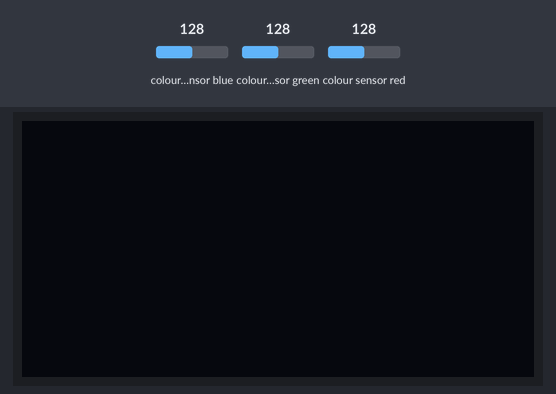
A sketch run on a simulated Arduino Uno, built with avr-gcc and run on an emulated ATmega328P. Parts: 128×64 one-colour display. Wiring (inferred from the names in the program): TCS3200 colour sensor: output pin 8; S2 pin 6; S3 pin 7; S0 pin 4; S1 pin 5. The inputs (shaded band) are chosen by the test bench; at power-on: colour sensor blue 128, colour sensor red 128, colour sensor green 128.

Above: at 1.2 s.
1.3 s: colour sensor blue set to 191
At 1.45 s:
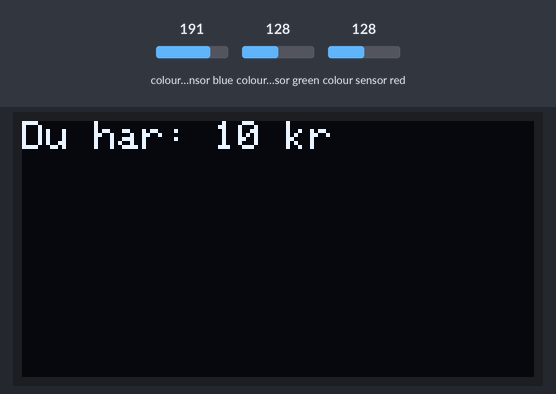
3.2 s: colour sensor red set to 250
At 3.37 s:
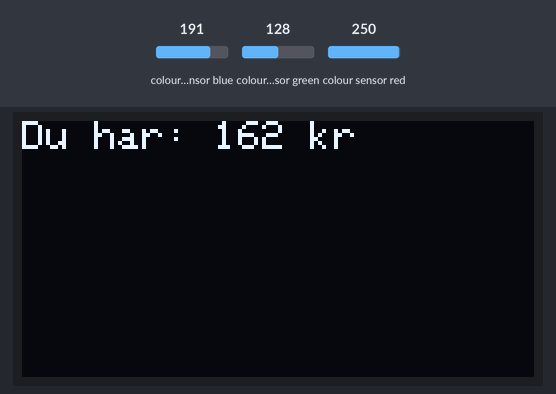
4.8 s: colour sensor blue set to 5
At 4.9 s:
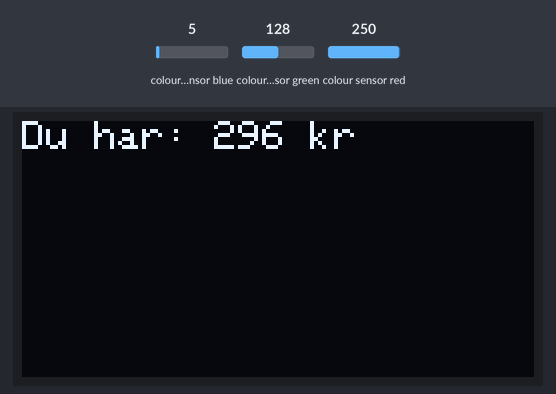

The sketch:

sketch_mar27a.ino
```cpp
#include <Wire.h>
#include <Adafruit_GFX.h>
#include <Adafruit_SSD1306.h>

// TCS230 or TCS3200 pins wiring to Arduino
#define S0 4
#define S1 5
#define S2 6
#define S3 7
#define sensorOut 8

// OLED-skärmens inställningar
#define SCREEN_WIDTH 128
#define SCREEN_HEIGHT 64
#define OLED_RESET    -1
Adafruit_SSD1306 display(SCREEN_WIDTH, SCREEN_HEIGHT, &Wire, OLED_RESET);

// Frekvenser för färger
int redFrequency = 0;
int greenFrequency = 0;
int blueFrequency = 0;

// Totala summan av färger
int totalSum = 0;

// Tröskelvärden för färgigenkänning
int redThresholdMin = 21;
int redThresholdMax = 23;
int greenThresholdMin = 32;
int greenThresholdMax = 34;
int blueThresholdMin = 25;
int blueThresholdMax = 28;

// Variabel för att hålla koll på om en giltig färg har upptäckts
bool validColorDetected = false;

void setup() {
  // Starta seriell kommunikation
  Serial.begin(9600);

  // Starta OLED-skärmen
  if(!display.begin(SSD1306_SWITCHCAPVCC, 0x3C)) {
    Serial.println(F("SSD1306 allocation failed"));
    for(;;);
  }

  // Rensa skärmen
  display.clearDisplay();
  display.display();

  // Inställningar för färgsensorn
  pinMode(S0, OUTPUT);
  pinMode(S1, OUTPUT);
  pinMode(S2, OUTPUT);
  pinMode(S3, OUTPUT);
  pinMode(sensorOut, INPUT);

  // Sätta frekvensskalningen till 20%
  digitalWrite(S0,HIGH);
  digitalWrite(S1,LOW);
}

void loop() {
  // Läs röd färg
  digitalWrite(S2,LOW);
  digitalWrite(S3,LOW);
  redFrequency = pulseIn(sensorOut, LOW);
  if(redFrequency >= redThresholdMin && redFrequency <= redThresholdMax) {
    totalSum += 2;
    validColorDetected = true;
  }

  // Läs grön färg
  digitalWrite(S2,HIGH);
  digitalWrite(S3,HIGH);
  greenFrequency = pulseIn(sensorOut, LOW);
  if(greenFrequency >= greenThresholdMin && greenFrequency <= greenThresholdMax) {
    totalSum += 5;
    validColorDetected = true;
  }

  // Läs blå färg
  digitalWrite(S2,LOW);
  digitalWrite(S3,HIGH);
  blueFrequency = pulseIn(sensorOut, LOW);
  if(blueFrequency >= blueThresholdMin && blueFrequency <= blueThresholdMax) {
    totalSum += 10;
    validColorDetected = true;
  }

  // Uppdatera OLED-skärmen om en giltig färg har upptäckts
  if(validColorDetected) {
    updateOLED();
    validColorDetected = false; // Återställ variabeln
  }

  delay(100); // Fördröjning innan nästa avläsning
}

void updateOLED() {
  // Rensa skärmen
  display.clearDisplay();

  // Skriv ut den nya totala summan
  display.setTextSize(1);
  display.setTextColor(SSD1306_WHITE);
  display.setCursor(0,0);
  display.print("Du har: ");
  display.print(totalSum);
  display.println(" kr");

  // Uppdatera skärmen
  display.display();
}
```

Measured:
- after the input at 1.3 s, the display: changes after 0.09 s (image 1)
